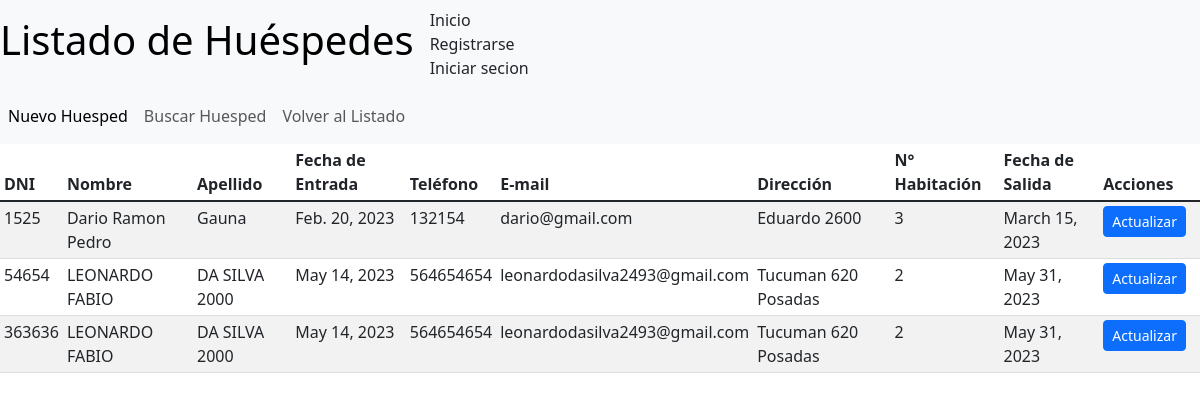
Page /mostrarHuesped/ on the earlier database version.
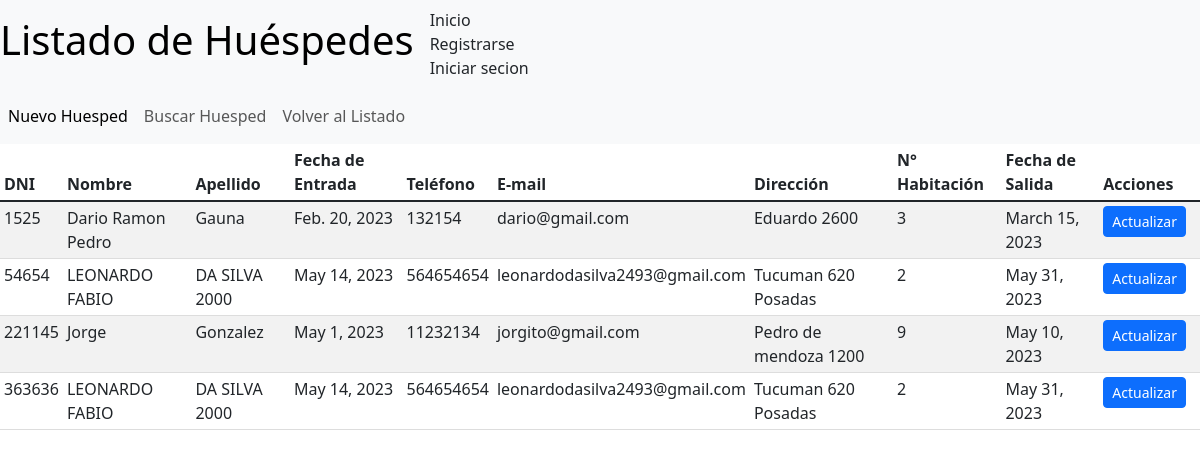
Same page on the later database version.
### gestion_persona/models.py (models this page shows, shortened)
class Persona(models.Model):
    dni = models.IntegerField(primary_key=True, null=False)
    nombre = models.CharField(max_length=100, null=False)
    apellido = models.CharField(max_length=100, null=False)
    fecha_entrada = models.DateField(null=False)
    telefono = models.CharField(max_length=100, null=False)
    email = models.EmailField(max_length=100, null=False)
    direccion = models.CharField(max_length=100, null=False)
    habitacion_nro = models.IntegerField(null=False)
    fecha_salida = models.DateField(null=False)

### gestion_persona/views.py (the view)
# urls.py: path('mostrarHuesped/', MostrarHuesped, name="lista_huespedes"),
def MostrarHuesped(request):
    lista_huesped = Persona.objects.all()
    return render(request, 'huespedes.html', {'lista_huesped':lista_huesped})

### gestion_persona/templates/huespedes.html (shortened to what this page needs)
{% extends 'principal.html' %}
{% block title %} Listado de Huéspedes{%  endblock %}
{% block content %}
<nav class="navbar navbar-expand-lg navbar-light bg-light">
    <div class="collapse navbar-collapse" id="navbarNavAltMarkup">
      <div class="navbar-nav">
        <a class="nav-item nav-link active" href="/mostrarHuesped/alta">Nuevo Huesped</a>
        <a class="nav-item nav-link" href="/mostrarHuesped/buscar">Buscar Huesped</a>
        <a class="nav-item nav-link" href="/mostrarHuesped/">Volver al Listado</a>
      </div>
  </div>
</nav>
<div class="table-container">
    <table class="table table-sm fs-6 table table-striped">
        <thead>
            <tr>
                <th>DNI</th>
                <th>Nombre</th>
                <th>Apellido</th>
                <th>Fecha de Entrada</th>
                <th>Teléfono</th>
                <th>E-mail</th>
                <th>Dirección</th>
                <th>N° Habitación</th>
                <th>Fecha de Salida</th>
                <th>Acciones</th>
            </tr>
        </thead>
        <tbody class="table-group-divider">
            {% for persona in lista_huesped %}
            <tr>
                <td>{{ persona.dni }}</td>
                <td>{{ persona.nombre }}</td>
                <td>{{ persona.apellido }}</td>
                <td>{{ persona.fecha_entrada }}</td>
                <td>{{ persona.telefono }}</td>
                <td>{{ persona.email }}</td>
                <td>{{ persona.direccion }}</td>
                <td>{{ persona.habitacion_nro }}</td>
                <td>{{ persona.fecha_salida }}</td>
                <td>
                    <a href='actualizar/{{ persona.dni }}' class="btn btn-primary btn-sm">Actualizar</a>
                </td>
            </tr>
            {% endfor %}
        </tbody>
    </table>
</div>
{% endblock %}

### gestion_persona/templates/principal.html (shortened to what this page needs)
<!DOCTYPE html>
<html lang="es">
<head>
    <link href="https://cdn.jsdelivr.net/npm/bootstrap@5.3.0-alpha3/dist/css/bootstrap.min.css" rel="stylesheet">
    {% load static %}
    <link rel="stylesheet" href="{% static 'estilos.css' %}">
    <link rel="stylesheet" href="estilos.css">
    <link href="https://cdn.jsdelivr.net/npm/bootstrap@5.3.0-alpha3/dist/css/bootstrap.min.css" rel="stylesheet">
</head>
<body>
    <nav class="navbar navbar-expand-lg navbar-light bg-light">
        <a class="navbar-brand" href="{% url 'lista_huespedes' %}" ><h1>{% block title %} {% endblock %}</h1></a>
        <div>
          <div >
            <a class="nav-item nav-link" href="/">Inicio</a>
            {% if user.is_authenticated %}
            <a class="nav-item nav-link" href="/cerrar_secion">Cerrar secion</a>
            {% else %}
            <a class="nav-item nav-link" href="/registro">Registrarse</a>
            <a class="nav-item nav-link" href="/iniciar_secion">Iniciar secion</a>
            {% endif %}
          </div>
        </div>
    </nav>
    {% block content %}
    {% endblock%}
</body>

### gestion_persona/static/css/estilos.css (style rules this page uses)
.table { width: 100%; border-collapse: collapse; }
.table th, .table td { padding: 8px; text-align: left; border-bottom: 1px solid #ddd; }
.btn { display: inline-block; padding: 10px 20px; margin-right: 10px; border: 1px solid #ccc; border-radius: 4px; font-size: 16px; text-decoration: none; color: #333; }

Differences in the rows shown:
added Persona: dni "221145", nombre "Jorge", apellido "Gonzalez", fecha_entrada "May 1, 2023", telefono "11232134", email "jorgito@gmail.com", direccion "Pedro de mendoza 1200", habitacion_nro "9", fecha_salida "May 10, 2023"
